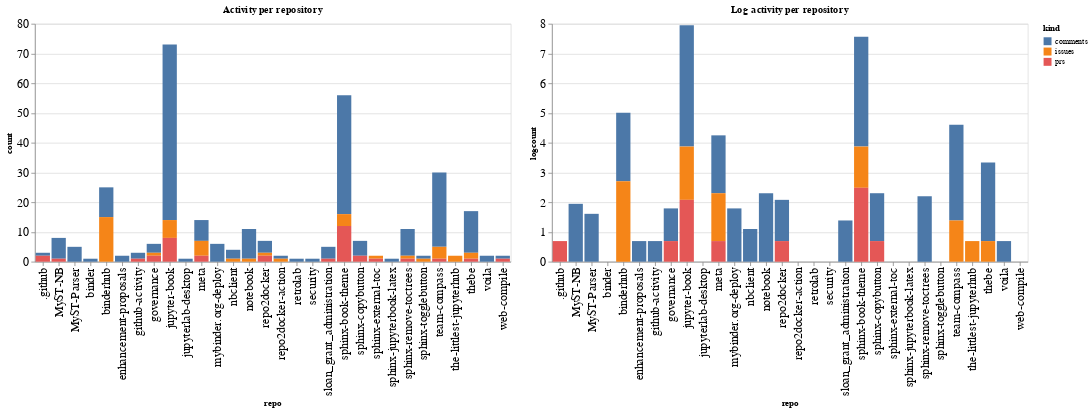

Source (notebook cell):
### Code cell
ch1 = alt.Chart(repo_summaries, width=600, title="Activity per repository").mark_bar().encode(
    x='repo',
    y='count',
    color='kind',
    tooltip="kind"
)

ch2 = alt.Chart(repo_summaries, width=600, title="Log activity per repository").mark_bar().encode(
    x='repo',
    y='logcount',
    color='kind',
    tooltip="kind"
)

ch1 | ch2

### Figure 1 — Vega-Lite specification as saved in the notebook (floating-point values rounded to 4 significant figures)
{"config": {"axisLeft": {"labelFontSize": 15}, "axisBottom": {"labelFontSize": 15}}, "hconcat": [{"mark": "bar", "encoding": {"color": {"type": "nominal", "field": "kind"}, "tooltip": {"type": "nominal", "field": "kind"}, "x": {"type": "nominal", "field": "repo"}, "y": {"type": "quantitative", "field": "count"}}, "title": "Activity per repository", "width": 600}, {"mark": "bar", "encoding": {"color": {"type": "nominal", "field": "kind"}, "tooltip": {"type": "nominal", "field": "kind"}, "x": {"type": "nominal", "field": "repo"}, "y": {"type": "quantitative", "field": "logcount"}}, "title": "Log activity per repository", "width": 600}], "data": {"name": "data-e3642f39187816f5277ba4f0ee1ebe42"}, "$schema": "https://vega.github.io/schema/vega-lite/v4.8.1.json", "datasets": {"data-e3642f39187816f5277ba4f0ee1ebe42": [{"repo": ".github", "kind": "comments", "count": 1, "logcount": 0.0}, {"repo": ".github", "kind": "prs", "count": 2, "logcount": 0.6931}, {"repo": "MyST-NB", "kind": "comments", "count": 7, "logcount": 1.946}, {"repo": "MyST-NB", "kind": "prs", "count": 1, "logcount": 0.0}, {"repo": "MyST-Parser", "kind": "comments", "count": 5, "logcount": 1.609}, {"repo": "binder", "kind": "comments", "count": 1, "logcount": 0.0}, {"repo": "binderhub", "kind": "comments", "count": 10, "logcount": 2.303}, {"repo": "binderhub", "kind": "issues", "count": 15, "logcount": 2.708}, {"repo": "enhancement-proposals", "kind": "comments", "count": 2, "logcount": 0.6931}, {"repo": "github-activity", "kind": "comments", "count": 2, "logcount": 0.6931}, {"repo": "github-activity", "kind": "prs", "count": 1, "logcount": 0.0}, {"repo": "governance", "kind": "comments", "count": 3, "logcount": 1.099}, {"repo": "governance", "kind": "issues", "count": 1, "logcount": 0.0}, {"repo": "governance", "kind": "prs", "count": 2, "logcount": 0.6931}, {"repo": "jupyter-book", "kind": "comments", "count": 59, "logcount": 4.078}, {"repo": "jupyter-book", "kind": "issues", "count": 6, "logcount": 1.792}, {"repo": "jupyter-book", "kind": "prs", "count": 8, "logcount": 2.079}, {"repo": "jupyterlab-desktop", "kind": "comments", "count": 1, "logcount": 0.0}, {"repo": "meta", "kind": "comments", "count": 7, "logcount": 1.946}, {"repo": "meta", "kind": "issues", "count": 5, "logcount": 1.609}, {"repo": "meta", "kind": "prs", "count": 2, "logcount": 0.6931}, {"repo": "mybinder.org-deploy", "kind": "comments", "count": 6, "logcount": 1.792}, {"repo": "nbclient", "kind": "comments", "count": 3, "logcount": 1.099}, {"repo": "nbclient", "kind": "issues", "count": 1, "logcount": 0.0}, {"repo": "notebook", "kind": "comments", "count": 10, "logcount": 2.303}, {"repo": "notebook", "kind": "issues", "count": 1, "logcount": 0.0}, {"repo": "repo2docker", "kind": "comments", "count": 4, "logcount": 1.386}, {"repo": "repo2docker", "kind": "issues", "count": 1, "logcount": 0.0}, {"repo": "repo2docker", "kind": "prs", "count": 2, "logcount": 0.6931}, {"repo": "repo2docker-action", "kind": "comments", "count": 1, "logcount": 0.0}, {"repo": "repo2docker-action", "kind": "issues", "count": 1, "logcount": 0.0}, {"repo": "retrolab", "kind": "comments", "count": 1, "logcount": 0.0}, {"repo": "security", "kind": "comments", "count": 1, "logcount": 0.0}, {"repo": "sloan_grant_administration", "kind": "comments", "count": 4, "logcount": 1.386}, {"repo": "sloan_grant_administration", "kind": "prs", "count": 1, "logcount": 0.0}, {"repo": "sphinx-book-theme", "kind": "comments", "count": 40, "logcount": 3.689}, {"repo": "sphinx-book-theme", "kind": "issues", "count": 4, "logcount": 1.386}, {"repo": "sphinx-book-theme", "kind": "prs", "count": 12, "logcount": 2.485}, {"repo": "sphinx-copybutton", "kind": "comments", "count": 5, "logcount": 1.609}, {"repo": "sphinx-copybutton", "kind": "prs", "count": 2, "logcount": 0.6931}, {"repo": "sphinx-external-toc", "kind": "issues", "count": 1, "logcount": 0.0}, {"repo": "sphinx-external-toc", "kind": "prs", "count": 1, "logcount": 0.0}, {"repo": "sphinx-jupyterbook-latex", "kind": "comments", "count": 1, "logcount": 0.0}, {"repo": "sphinx-remove-toctrees", "kind": "comments", "count": 9, "logcount": 2.197}, {"repo": "sphinx-remove-toctrees", "kind": "issues", "count": 1, "logcount": 0.0}, {"repo": "sphinx-remove-toctrees", "kind": "prs", "count": 1, "logcount": 0.0}, {"repo": "sphinx-togglebutton", "kind": "comments", "count": 1, "logcount": 0.0}, {"repo": "sphinx-togglebutton", "kind": "issues", "count": 1, "logcount": 0.0}, {"repo": "team-compass", "kind": "comments", "count": 25, "logcount": 3.219}, {"repo": "team-compass", "kind": "issues", "count": 4, "logcount": 1.386}, {"repo": "team-compass", "kind": "prs", "count": 1, "logcount": 0.0}, {"repo": "the-littlest-jupyterhub", "kind": "issues", "count": 2, "logcount": 0.6931}, {"repo": "thebe", "kind": "comments", "count": 14, "logcount": 2.639}, {"repo": "thebe", "kind": "issues", "count": 2, "logcount": 0.6931}, {"repo": "thebe", "kind": "prs", "count": 1, "logcount": 0.0}, {"repo": "voila", "kind": "comments", "count": 2, "logcount": 0.6931}, {"repo": "web-compile", "kind": "comments", "count": 1, "logcount": 0.0}, {"repo": "web-compile", "kind": "prs", "count": 1, "logcount": 0.0}]}}
